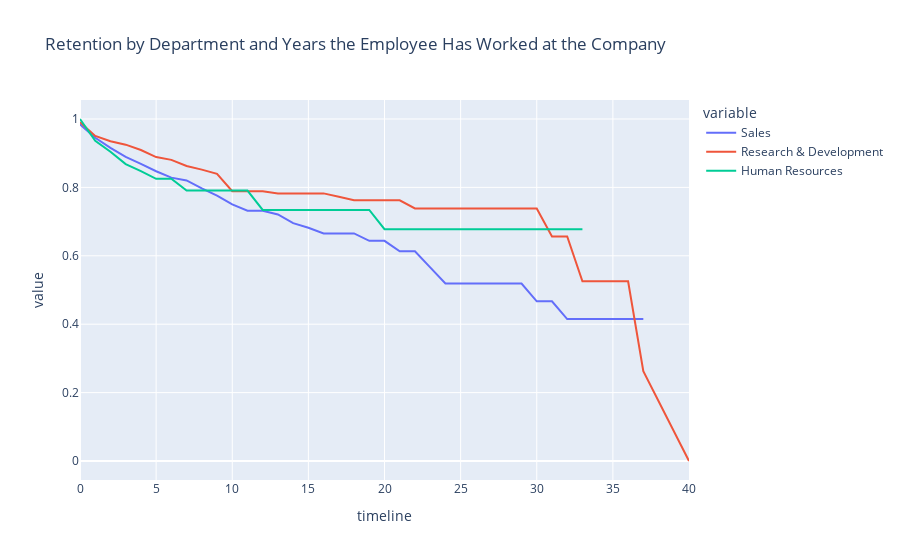

Notebook code cell kept with this figure:
### Markdown cell above
## 7. Let's investigate whether the department the employee works in has an impact on how long they stay with the company. Generate and plot survival curves showing retention by department and years the employee has worked at the company.

### Code cell
results7 = survival(data, 'Department', 'YearsAtCompany', 'Attrition')
px.line(data_frame=results7, title = "Retention by Department and Years the Employee Has Worked at the Company")

### Figure 1 — Plotly figure (JSON) as saved in the notebook; plotly's stock layout.template omitted (floating-point values rounded to 4 significant figures)
{"data": [{"hovertemplate": "variable=Sales<br>timeline=%{x}<br>value=%{y}<extra></extra>", "legendgroup": "Sales", "line": {"color": "#636efa", "dash": "solid"}, "marker": {"symbol": "circle"}, "mode": "lines", "name": "Sales", "orientation": "v", "showlegend": true, "type": "scatter", "x": [0, 1, 2, 3, 4, 5, 6, 7, 8, 9, 10, 11, 12, 13, 14, 15, 16, 17, 18, 19, 20, 21, 22, 23, 24, 25, 26, 27, 29, 30, 31, 32, 33, 34, 36, 37, 40], "xaxis": "x", "y": [0.9843, 0.9453, 0.9158, 0.8891, 0.8689, 0.8473, 0.8285, 0.8205, 0.7971, 0.7759, 0.7502, 0.7319, 0.7319, 0.7209, 0.6956, 0.6819, 0.6653, 0.6653, 0.6653, 0.6438, 0.6438, 0.6132, 0.6132, 0.566, 0.5188, 0.5188, 0.5188, 0.5188, 0.5188, 0.467, 0.467, 0.4151, 0.4151, 0.4151, 0.4151, 0.4151, null], "yaxis": "y"}, {"hovertemplate": "variable=Research & Development<br>timeline=%{x}<br>value=%{y}<extra></extra>", "legendgroup": "Research & Development", "line": {"color": "#EF553B", "dash": "solid"}, "marker": {"symbol": "circle"}, "mode": "lines", "name": "Research & Development", "orientation": "v", "showlegend": true, "type": "scatter", "x": [0, 1, 2, 3, 4, 5, 6, 7, 8, 9, 10, 11, 12, 13, 14, 15, 16, 17, 18, 19, 20, 21, 22, 23, 24, 25, 26, 27, 29, 30, 31, 32, 33, 34, 36, 37, 40], "xaxis": "x", "y": [0.9906, 0.9503, 0.9351, 0.9249, 0.9093, 0.8886, 0.8805, 0.8624, 0.852, 0.8399, 0.7887, 0.7887, 0.7887, 0.7825, 0.7825, 0.7825, 0.7825, 0.7729, 0.7624, 0.7624, 0.7624, 0.7624, 0.7386, 0.7386, 0.7386, 0.7386, 0.7386, 0.7386, 0.7386, 0.7386, 0.6565, 0.6565, 0.5252, 0.5252, 0.5252, 0.2626, 0], "yaxis": "y"}, {"hovertemplate": "variable=Human Resources<br>timeline=%{x}<br>value=%{y}<extra></extra>", "legendgroup": "Human Resources", "line": {"color": "#00cc96", "dash": "solid"}, "marker": {"symbol": "circle"}, "mode": "lines", "name": "Human Resources", "orientation": "v", "showlegend": true, "type": "scatter", "x": [0, 1, 2, 3, 4, 5, 6, 7, 8, 9, 10, 11, 12, 13, 14, 15, 16, 17, 18, 19, 20, 21, 22, 23, 24, 25, 26, 27, 29, 30, 31, 32, 33, 34, 36, 37, 40], "xaxis": "x", "y": [1, 0.9365, 0.9042, 0.868, 0.8474, 0.8251, 0.8251, 0.7907, 0.7907, 0.7907, 0.7907, 0.7907, 0.7342, 0.7342, 0.7342, 0.7342, 0.7342, 0.7342, 0.7342, 0.7342, 0.6777, 0.6777, 0.6777, 0.6777, 0.6777, 0.6777, 0.6777, 0.6777, 0.6777, 0.6777, 0.6777, 0.6777, 0.6777, null, null, null, null], "yaxis": "y"}], "layout": {"autosize": true, "legend": {"title": {"text": "variable"}, "tracegroupgap": 0}, "title": {"text": "Retention by Department and Years the Employee Has Worked at the Company"}, "xaxis": {"anchor": "y", "autorange": true, "domain": [0, 1], "range": [0, 40], "title": {"text": "timeline"}, "type": "linear"}, "yaxis": {"anchor": "x", "autorange": true, "domain": [0, 1], "range": [-0.05556, 1.056], "title": {"text": "value"}, "type": "linear"}}}
